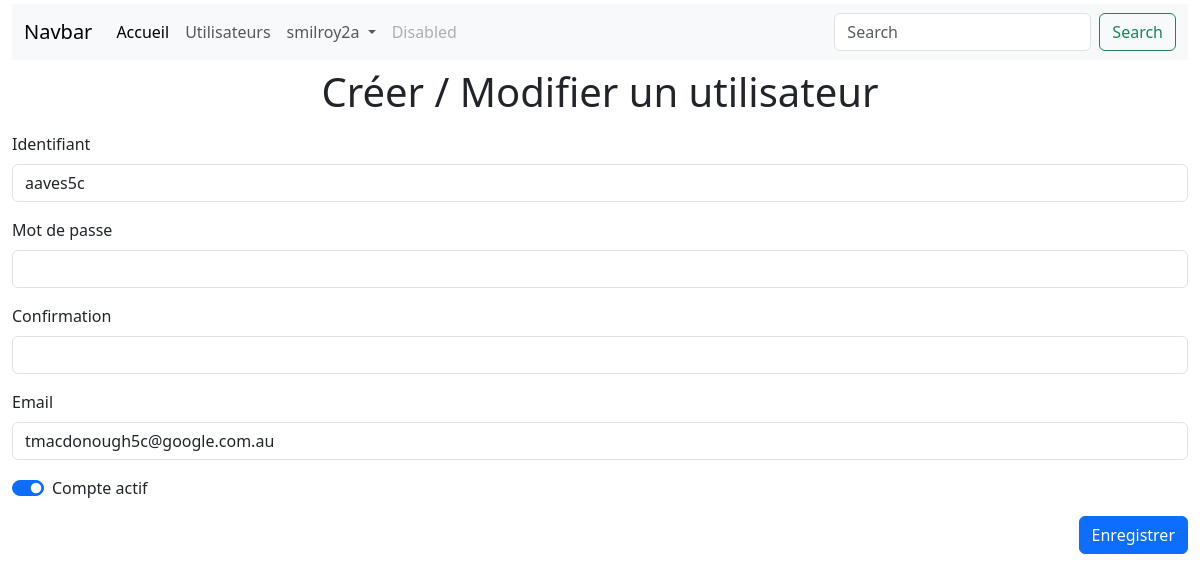
Page /index.php?component=user&id=193 (signed in) on the committed database.
### tables this page shows
CREATE TABLE `users` (
  `id` int(11) NOT NULL,
  `username` text NOT NULL,
  `password` text NOT NULL,
  `email` text NOT NULL,
  `enabled` tinyint(1) NOT NULL
);

### controller/user.php (called while the page is built, shortened)
<?php
require "model/user.php";
    $action = 'create';
    if (!empty($_GET['id'])) {
        $action = 'edit';
       $user = getUser($_GET['id']);
    }
require "view/user.php";

### model/user.php (called while the page is built, shortened)
<?php
function getUser(int $id): array | string
{
    try {
        $pdo = new PDO("mysql:host=localhost;dbname=coda_school;charset=utf8", 'root', '0000');
        $pdo->setAttribute(PDO::ATTR_ERRMODE, PDO::ERRMODE_EXCEPTION);
    } catch (PDOException $e) {
        die("Erreur de connexion : " . $e->getMessage());
    }
    $pdo->setAttribute(PDO::ATTR_ERRMODE, PDO::ERRMODE_EXCEPTION);
    $query="SELECT *  FROM users WHERE id = :id";
    $prep = $pdo->prepare($query);
    $prep->bindValue(':id', $id, PDO::PARAM_INT);
    try
    {
        $prep->execute();
    }
    catch (PDOException $e)
    {
        return " erreur : ".$e->getCode() .' :</b> '. $e->getMessage();
    }
    $res = $prep->fetch();
    return $res;
}

### view/user.php (the view, shortened to what this page needs)
<div class="row">
    <div class="col">
        <div class="h1 pt-2 pb-2 text-center">Créer / Modifier un utilisateur</div>
        <form action="" method="post">
            <div class="mb-3">
                <label for="username" class="form-label">Identifiant</label>
                <input type="text" class="form-control" id="username" name="username" value="<?php  echo $user['username'] ?? ''; ?>" required>
            </div>
            <div class="mb-3">
                <label for="pass" class="form-label">Mot de passe</label>
                <input type="password" class="form-control" id="pass" name="pass" <?php  echo ('create' === $action) ? 'required' : ''; ?>>
            </div>
            <div class="mb-3">
                <label for="confirmation" class="form-label">Confirmation</label>
                <input type="password" class="form-control" id="confirmation" name="confirmation" <?php  echo ('create' === $action) ? 'required' : ''; ?> >
            </div>
            <div class="mb-3">
                <label for="email" class="form-label">Email</label>
                <input type="email" class="form-control" id="email" name="email" value="<?php  echo $user['email'] ?? ''; ?>" required>
            </div>
            <div class="mb-3">
                <div class="form-check form-switch">
                    <input
                            class="form-check-input"
                            type="checkbox"
                            role="switch"
                            id="enabled"
                            name="enabled"
                            <?php  echo (!empty($user['enabled'])) ? 'checked' : null ; ?>
                    >
                    <label class="form-check-label" for="flexSwitchCheckChecked">Compte actif</label>
                </div>
            </div>
            <div class="mb-3 d-flex justify-content-end">
                <button type="submit" class="btn btn-primary" name="<?php echo $action; ?>_button">Enregistrer</button>
            </div>
        </form>
    </div>
</div>

### rows in the picture
users: username "aaves5c", email "tmacdonough5c@google.com.au", enabled "☑"

### other values in the picture
$_SESSION['username'] "smilroy2a"
